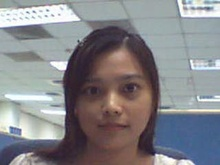
%> input picture Trabalho Final/Imagem(1).jpg, 220 x 165 px, shrunk from 320 x 240 before the run
$ octave DetectorDeFaces.m   (GNU Octave 9; MATLAB toolbox functions it lacks are replaced by stand-ins)
%> lines starting %> are read from the running program, lines starting %| are printed output that depends on the picture; in (x1, y1, x2, y2) boxes, pixels count from 0 and x2, y2 are one past the last pixel; in counts of white or black regions, pixels touching at a corner belong together; the program's own positions count from 1
### Trabalho Final/mascara_hue.m
% Trabalho Final - Introdução ao Processamento de Imagens
% Professor: Bruno Macchiavello
% Componentes:
%   Marcos Paulo Cayres Rosa (14/0027131)
%   Rennê Ruan Alves Oliveira (14/0030930)
%   Edgar Fabiano de Souza Filho (14/0019201)

function [output] = mascara_hue(I)
I_r = I(:,:,1);
I_g = I(:,:,2);
I_b = I(:,:,3);

% teta = acos{0.5*[(R-G)+(R-B)]/sqrt[((R-G)^2)+[(R-B)*(G-B)]]};
% H: teta, se B <= G; 360º - 0, c.c.

output = 0.5.*((I_r-I_g)+(I_r-I_b));
output = output./(sqrt(((I_r-I_g).^2)+((I_r-I_b).*(I_g-I_b)))+eps);
output = acos(output);

output(I_b>I_g) = 2*pi-output(I_b>I_g);
output(I_b<=I_g) = output(I_b<=I_g);

end

### Trabalho Final/DetectaPele.m
% Trabalho Final - Introdução ao Processamento de Imagens
% Professor: Bruno Macchiavello
% Componentes:
%   Marcos Paulo Cayres Rosa (14/0027131)
%   Rennê Ruan Alves Oliveira (14/0030930)
%   Edgar Fabiano de Souza Filho (14/0019201)

function [output] = DetectaPele(I,H,faces,cond)

I = double(I);
[alt,lar,tam] = size(I);

I_r = I(:,:,1);
I_g = I(:,:,2);
I_b = I(:,:,3);

div = (I_r(:,:) + I_g(:,:) + I_b(:,:));
r = I_r./div;
g = I_g./div;
b = I_b./div;
I_norm(:,:,1) = r; I_norm(:,:,2) = g; I_norm(:,:,3) = b;

% [5 lines of commented-out code are left out]

F1 = -1.376*(r.^2) + 1.0743*r + 0.2;
F2 = -0.776*(r.^2) + 0.5601*r + 0.18;
w = ((r - 0.33).^2) + ((g - 0.33).^2);

for i = 1:alt
    for j = 1:lar
        if(g(i,j) < F1(i,j) && g(i,j) > F2(i,j) && w(i,j) > 0.001)
            I_adpt(i,j,1) = 1;
            I_adpt(i,j,2) = 1;
            I_adpt(i,j,3) = 1;
        else
            I_adpt(i,j,1) = 0;
            I_adpt(i,j,2) = 0;
            I_adpt(i,j,3) = 0;
        end
    end
end

% Pele: 1, se (g < F1(r) e g > F2(r) e w > 0.001 e (H > 240º ou H <= 20º)); 0, c.c.

% Originalmente, considera H(i,j) > degtorad(240) || H(i,j) <= degtorad(20)
for i = 1:alt
    for j = 1:lar
        if(I_adpt(i,j,1) == 1 && (H(i,j) <= degtorad(30)))
                I_adpt2(i,j,1) = 1;
                I_adpt2(i,j,2) = 1;
                I_adpt2(i,j,3) = 1;
        else
            I_adpt2(i,j,1) = 0;
            I_adpt2(i,j,2) = 0;
            I_adpt2(i,j,3) = 0;
        end
    end
end

I_quant2 = quantizacao(I_adpt2(:,:,1),12);
figure;
subplot(1,2,1); imshow(I_adpt2); title('Detecção da pele');
subplot(1,2,2); imshow(I_quant2); title('Quantização da pele');

[output,~] = size_filter(I_quant2,faces,cond);

end

### Trabalho Final/DetectorDeFaces.m
% Trabalho Final - Introdução ao Processamento de Imagens
% Professor: Bruno Macchiavello
% Componentes:
%   Marcos Paulo Cayres Rosa (14/0027131)
%   Rennê Ruan Alves Oliveira (14/0030930)
%   Edgar Fabiano de Souza Filho (14/0019201)

clc; clear all; close all;

I = imread('Imagem(1).jpg');
%> I is the input picture: size 165x220x3 uint8; mean R, G, B 133.6, 133.2, 137.2
figure; imshow(I); title('Imagem Original');
[alt, ~, ~] = size(I);
%> alt = 165

% Se faces == 1, detecta apenas uma ou nenhuma face
% se faces ~= 1, detecta qualquer número de faces (padrão)
faces = 2;
H = mascara_hue(double(I));
%> in mascara_hue, `output(I_b>I_g) = 2*pi-output(I_b>I_g);`:
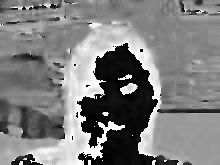
%> output: size 165x220 double; min 0, max 6.26, mean 3.1; drawn with min black and max white
Pele = DetectaPele(I,H,faces,1);
%> in DetectaPele, `div = (I_r(:,:) + I_g(:,:) + I_b(:,:));`:
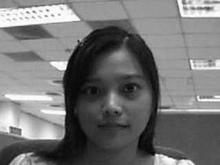
%> div: size 165x220 double; min 96, max 765, mean 404; drawn with min black and max white
%> in DetectaPele, `I_norm(:,:,3) = b`:
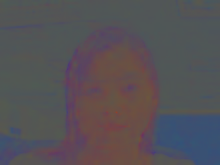
%> I_norm: size 165x220x3 double; mean R, G, B 0.338, 0.322, 0.34
%> in DetectaPele, `F1 = -1.376*(r.^2) + 1.0743*r + 0.2;`:
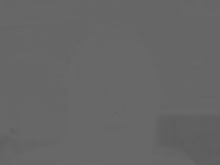
%> F1: size 165x220 double; min 0.361, max 0.41, mean 0.403
%> in DetectaPele, `F2 = -0.776*(r.^2) + 0.5601*r + 0.18;`:
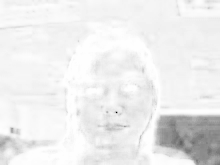
%> F2: size 165x220 double; min 0.25, max 0.281, mean 0.279; drawn with min black and max white
%> in DetectaPele, `w = ((r - 0.33).^2) + ((g - 0.33).^2);`:
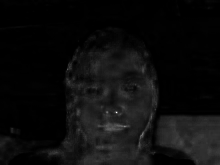
%> w: size 165x220 double; min 1.02e-07, max 0.0591, mean 0.00304; drawn with min black and max white
%> after the loop in DetectaPele, `for i = 1:alt`:
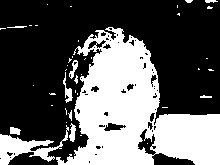
%> I_adpt: size 165x220x3 double; values 0 (black) and 1 (white), 36.7% white; 41 white regions (30 under 20 px), largest, box (x1, y1, x2, y2) and area: (56, 27, 220, 165) 11765, (0, 125, 69, 165) 965, (63, 72, 73, 103) 108
%> the run ends on the next line

$ run again, with Trabalho Final/Imagem(10).jpg copied over Trabalho Final/Imagem(1).jpg
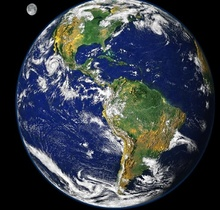
%> input picture Trabalho Final/Imagem(10).jpg, 220 x 210 px, shrunk from 500 x 478 before the run
%> I is the input picture: size 210x220x3 uint8; mean R, G, B 57, 63.4, 72.5
%> I: size 210x220x3 double
%> I_norm: size 210x220x3 double; 18.56% of the values are NaN or infinite; the others: min 0, max 1, mean 0.333
%> in DetectaPele, `F2 = -0.776*(r.^2) + 0.5601*r + 0.18;`:
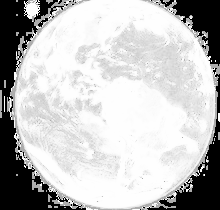
%> F2: size 210x220 double; 18.56% of the values are NaN or infinite; the others: min -0.0359, max 0.281, mean 0.256; drawn with min black, max white, NaN and infinite black
%> after the loop in DetectaPele, `for i = 1:alt`:
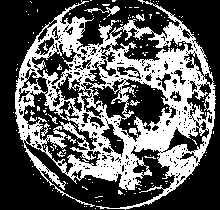
%> I_adpt: size 210x220x3 double; values 0 (black) and 1 (white), 36.4% white; 163 white regions (154 under 20 px), largest, box (x1, y1, x2, y2) and area: (15, 0, 216, 210) 16068, (84, 6, 120, 17) 113, (41, 123, 50, 137) 41

$ run again, with Trabalho Final/Imagem(2).jpg copied over Trabalho Final/Imagem(1).jpg
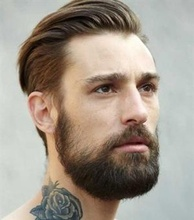
%> input picture Trabalho Final/Imagem(2).jpg, 194 x 220 px, shrunk from 300 x 340 before the run
%> I is the input picture: size 220x194x3 uint8; mean R, G, B 161.1, 150.8, 138.8
%> in mascara_hue, `output(I_b>I_g) = 2*pi-output(I_b>I_g);`:
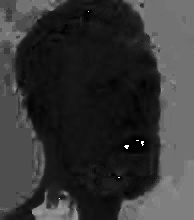
%> output: size 220x194 double; min 0, max 6.27, mean 1.32; drawn with min black and max white
%> I: size 220x194x3 double
%> after the loop in DetectaPele, `for i = 1:alt`:
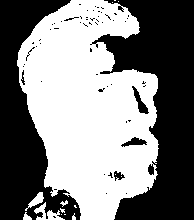
%> I_adpt: size 220x194x3 double; values 0 (black) and 1 (white), 50.6% white; 60 black regions (53 under 20 px), largest, box (x1, y1, x2, y2) and area: (90, 0, 194, 220) 12092, (0, 0, 81, 220) 8443, (132, 86, 149, 114) 162

$ run again, with Trabalho Final/Imagem(3).jpg copied over Trabalho Final/Imagem(1).jpg
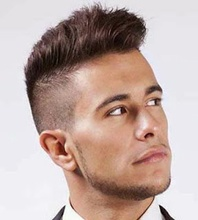
%> input picture Trabalho Final/Imagem(3).jpg, 198 x 220 px, shrunk from 288 x 320 before the run
%> I is the input picture: size 220x198x3 uint8; mean R, G, B 191.4, 169.5, 163
%> I: size 220x198x3 double
%> after the loop in DetectaPele, `for i = 1:alt`:
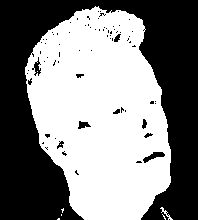
%> I_adpt: size 220x198x3 double; values 0 (black) and 1 (white), 51.8% white; 76 black regions (66 under 20 px), largest, box (x1, y1, x2, y2) and area: (0, 0, 198, 220) 20391, (143, 152, 165, 163) 107, (32, 57, 41, 76) 73
